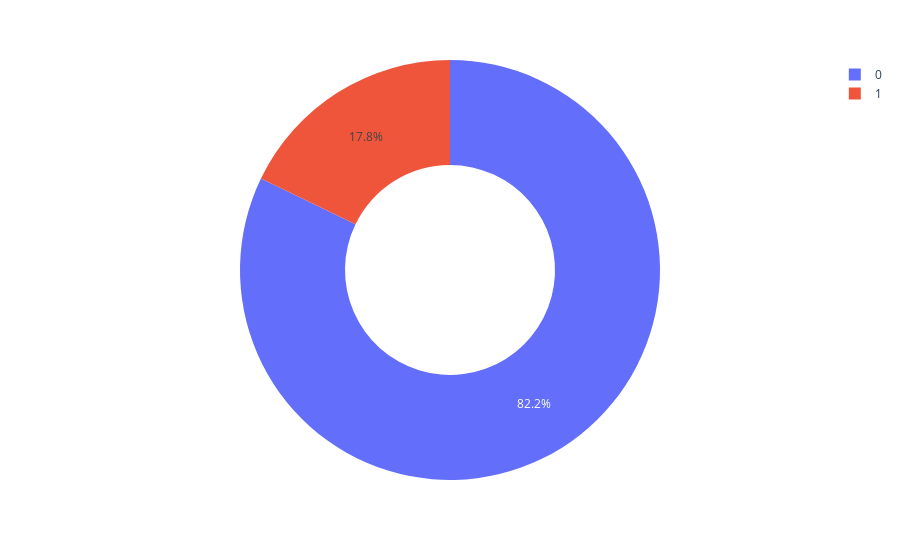

This figure's notebook cell:
### Code cell
diag = px.pie(df_dummies, values='TotalCharges', names='Churn', hole=0.5)
diag.show()

### Figure 1 — Plotly figure (JSON) as saved in the notebook; plotly's stock layout.template omitted (floating-point values rounded to 4 significant figures; data arrays with more than 128 entries replaced by an {"elided": "..."} marker saying what was removed)
{"data": [{"domain": {"x": [0, 1], "y": [0, 1]}, "hole": 0.5, "hovertemplate": "Churn=%{label}<br>TotalCharges=%{value}<extra></extra>", "labels": {"elided": "7032 int values"}, "legendgroup": "", "name": "", "showlegend": true, "type": "pie", "values": {"elided": "7032 float values"}}], "layout": {"legend": {"tracegroupgap": 0}, "margin": {"t": 60}}}
